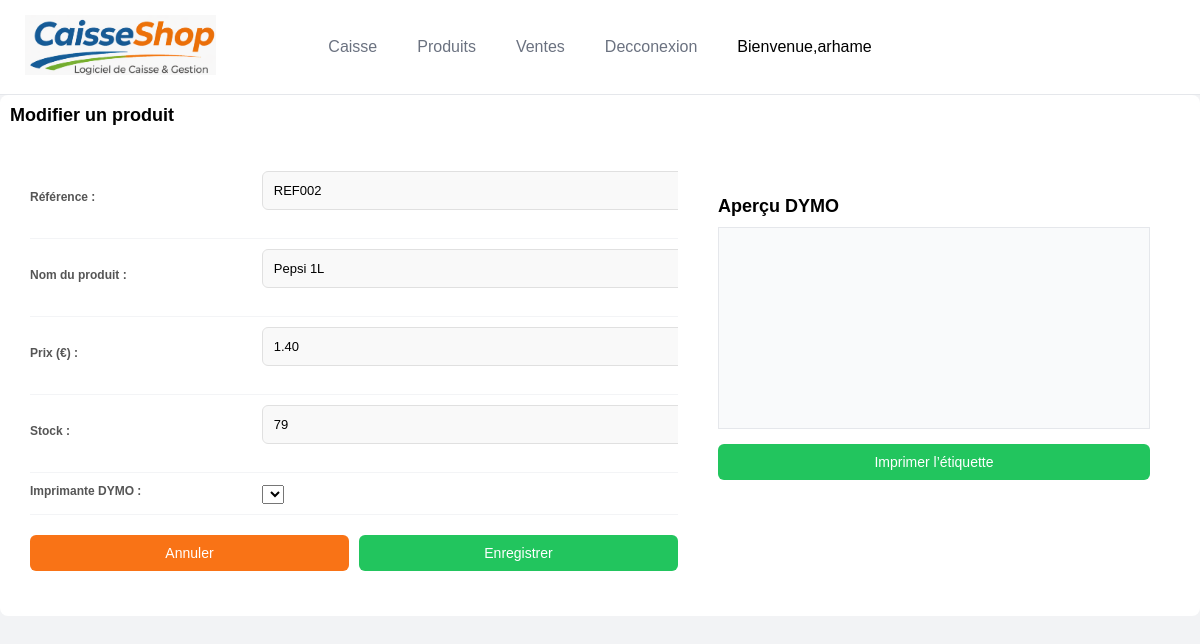
The app's page /modifier_produit.php?id=2 (signed in) with its own data.
### tables this page shows
CREATE TABLE `produits` (
  `id_produit` int(11) NOT NULL,
  `reference` varchar(8) DEFAULT NULL,
  `nom_produit` varchar(30) NOT NULL,
  `prix` decimal(10,2) NOT NULL,
  `stock` int(11) NOT NULL
);

### modifier_produit.php (the view, shortened to what this page needs)
<?php
require_once 'db.php';
if (isset($_GET['id'])) {
    $stmt = $pdo->prepare("SELECT * FROM produits WHERE id_produit = :id");
    $stmt->execute(['id' => $_GET['id']]);
    $produit = $stmt->fetch(PDO::FETCH_ASSOC);
}
?>
<!DOCTYPE html>
<html lang="fr">
<head>
    <link rel="stylesheet" href="style.css">
</head>
<body>
<?php require_once 'header.php'; ?>
<div class="produits-card">
 <form method="post" action="modifier_produit.php" class="produits-title">
  <div class="produits-title">Modifier un produit </div>
  <div class="container">
    <div class="left">
      <table class="ticket-table">
        <tr>
          <td><label>Référence :</label></td>
          <td><input  name="reference" id="reference"  value="<?= $produit['reference'] ?>"></td>
        </tr>
        <tr>
          <td><label>Nom du produit :</label></td>
          <td><input name="nom_produit" id="nomProduit" value="<?= $produit['nom_produit'] ?>"></td>
        </tr>
        <tr>
          <td><label>Prix (€) :</label></td>
          <td><input  name="prix" id="prix" value="<?= $produit['prix'] ?>" step="0.01"></td>
        </tr>
        <tr>
          <td><label>Stock :</label></td>
          <td><input  name="stock" id="stock"  value="<?= $produit['stock'] ?>"></td>
        </tr>
        <tr>
          <td><label>Imprimante DYMO :</label></td>
          <td>
            <select id="printerSelect"></select>
          </td>
        </tr>
      </table>
      <div class="actions">
        <button class="btn-cancel">Annuler</button>
        <button class="btn-validate"  type="submit">Enregistrer</button>
      </div>
    </div>
    </form>
    <div class="right">
      <h2>Aperçu DYMO</h2>
      <div class="preview-box">
      </div>
      <button class="btn-validate" id="printBtn">Imprimer l’étiquette</button>
    </div>
  </div>
</body>
</html>

### style.css (style rules this page uses)
body { margin: 0; font-family: "Segoe UI", Arial, sans-serif; background: #f3f4f6; }
.container { display: flex; gap: 20px; padding: 20px; }
.left { width: 60%; max-height: 80vh; overflow-y: auto; }
.produits-card { background: white; padding: 10px; border-radius: 8px; }
.produits-title { font-size: 18px; font-weight: bold; margin-bottom: 15px; }
.ticket-table { width: 100%; border-collapse: collapse; }
.ticket-table td { padding: 10px 0; border-bottom: 1px solid #f3f4f6; }
.right { width: 40%; background: white; padding: 20px; border-radius: 10px; }
.right h2 { font-size: 18px; margin-bottom: 10px; }
.actions { display: flex; gap: 10px; margin-top: 20px; }
.btn-cancel { flex: 1; padding: 10px; background: #f97316; border: none; color: white; border-radius: 6px; }
.btn-validate { flex: 1; padding: 10px; background: #22c55e; border: none; color: white; border-radius: 6px; }
body { margin: 0; font-family: Arial, sans-serif; background: #f2f3f5; }
form { text-align: left; }
label { font-size: 12px; color: #555; margin-bottom: 6px; display: block; }
input { width: 100%; padding: 11px; border: 1px solid #e0e0e0; border-radius: 6px; margin-bottom: 18px; font-size: 13px; background: #f9f9f9; }
button { width: 100%; padding: 12px; background: #2ec4b6; color: #fff; border: none; border-radius: 6px; font-size: 14px; cursor: pointer; display: flex; justify-content: center; align-items: center; gap: 8px; }
.preview-box { height:200px; border:1px solid #e5e7eb; display:flex; align-items:center; justify-content:center; background:#f9fafb; margin-bottom:15px; }

### records on screen
produits: reference "REF002", nom_produit "Pepsi 1L", prix "1.40", stock "79"

### other values on screen
$_SESSION['nom'] "arhame"
